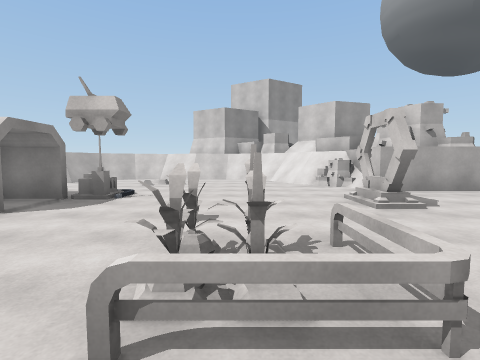
[1] (above)

16 first-person views from a walk through a scene from a Unity 3-D project. The camera is 1.4 m above the floor, tilts 4° down and sees 85° across. The floor is counted in squares, 2 m on a side. Each view is taken from the middle of a square. On the plan, view 1 faces up. The plan holds only what a view shows up to about 9 squares ahead; the rest is blank. The place goes on beyond the plan. Some animated figures are not drawn.

[2]
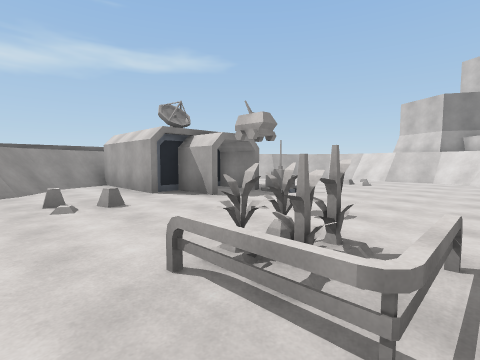

[3]
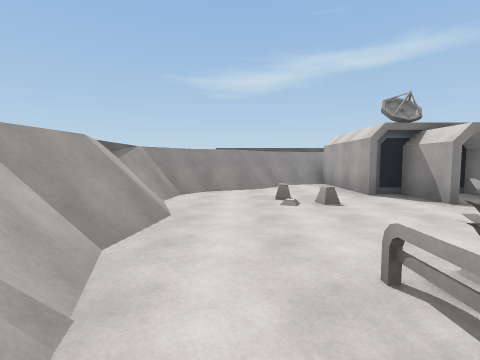

[4]
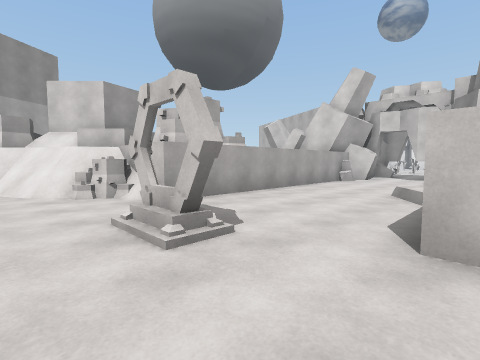

[5]
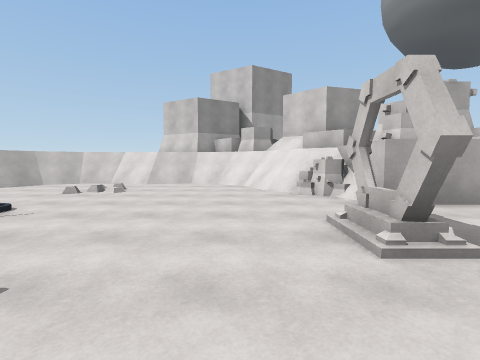

[6]
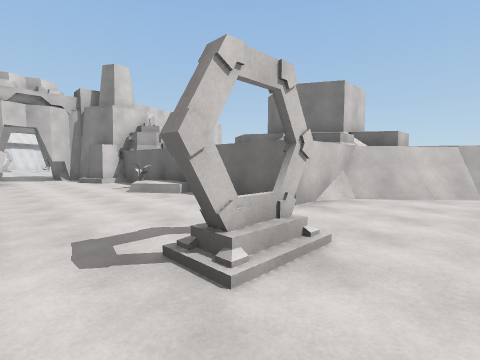

[7]
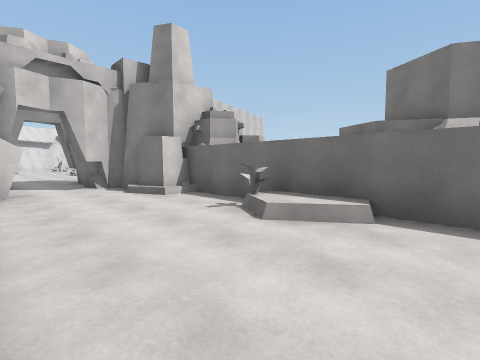

[8]
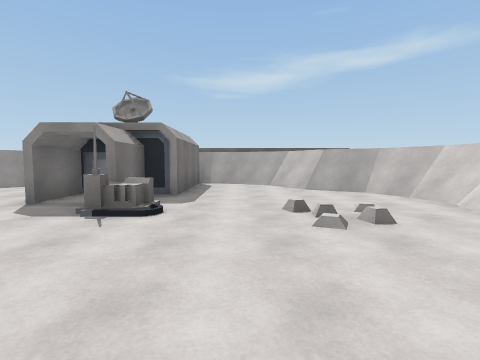

[9]
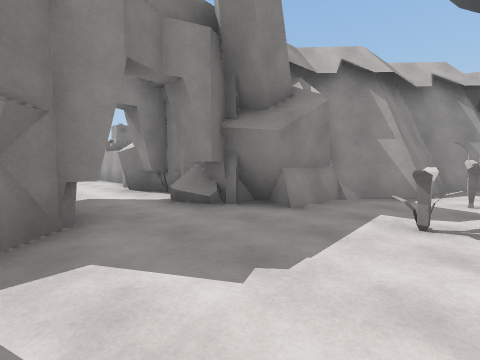

[10]
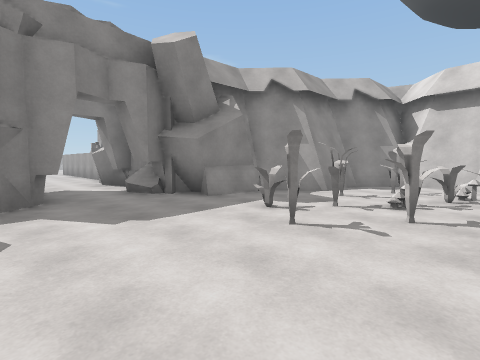

[11]
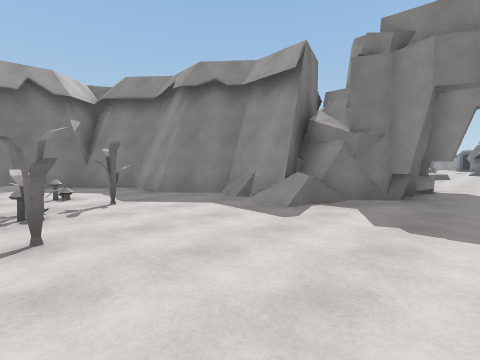

[12]
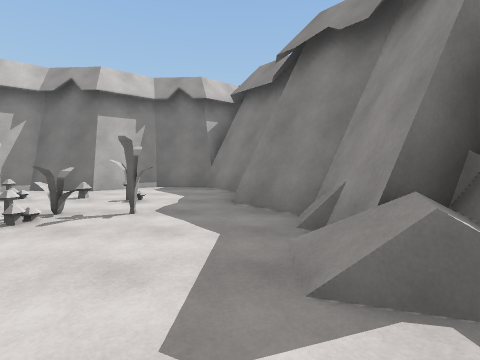

[13]
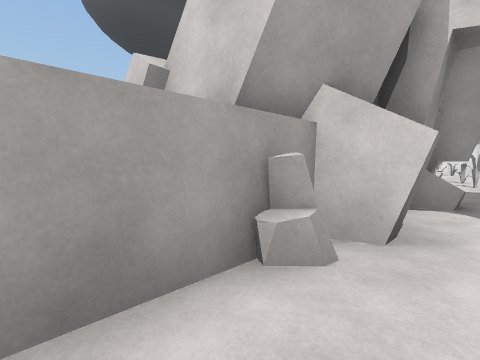

[14]
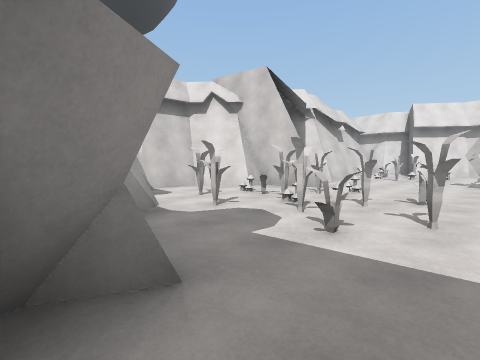

[15]
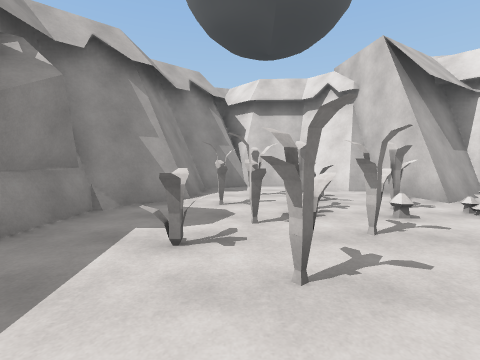

[16]
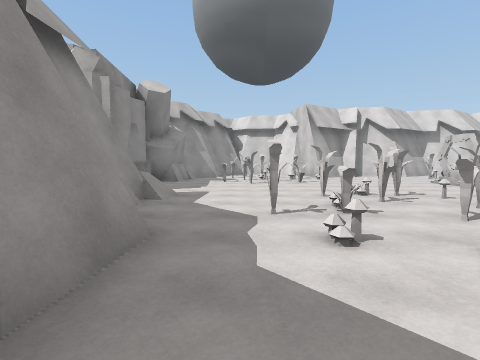

### Floor plan
Key: @ floor where view 1 was taken; # wall or solid block; . main floor; : floor 0.25 m higher than the main floor; / step, stairs or slope; = window, fence, low wall or low ledge; G gate; M mushroom; O other object.
Columns run from 8 left of view 1 to 20 right of it. Each row starts with its distance up from view 1.
 11    #######               ##=#
 10   ##.....##              #O =
  9  ##.......##            ##OO#
  8 ##....:...##           ##.OOO
  7  ..........########    #..O.M
  6 #..................OO#O#..OOO
  5  O O#O....G..................
  4    O#.....G.........O.#O.....
  3 #O##..........//O.#O####.....
  2 ##......O...#########  ##...O
  1 ##..O...O..##           #...O
  0  ##.....@.##            #.O.O
 -1   ##..#=###             ##.=M
 -2   #######                #...
 -3                          #..#
 -4                          ####

Positions as (right, up) in squares from view 1, and headings:
1: (0, 0), facing up
2: (1, 0), facing up-left
3: (1, 0), facing left
4: (1, 2), facing up-right
5: (1, 2), facing up
6: (1, 6), facing down-right
7: (5, 6), facing down-right
8: (1, 7), facing left
9: (18, 3), facing up-left
10: (20, 3), facing up-left
11: (20, 5), facing down-left
12: (17, 4), facing down
13: (9, 5), facing up-right
14: (15, 5), facing up-right
15: (18, 4), facing up
16: (18, -3), facing up
